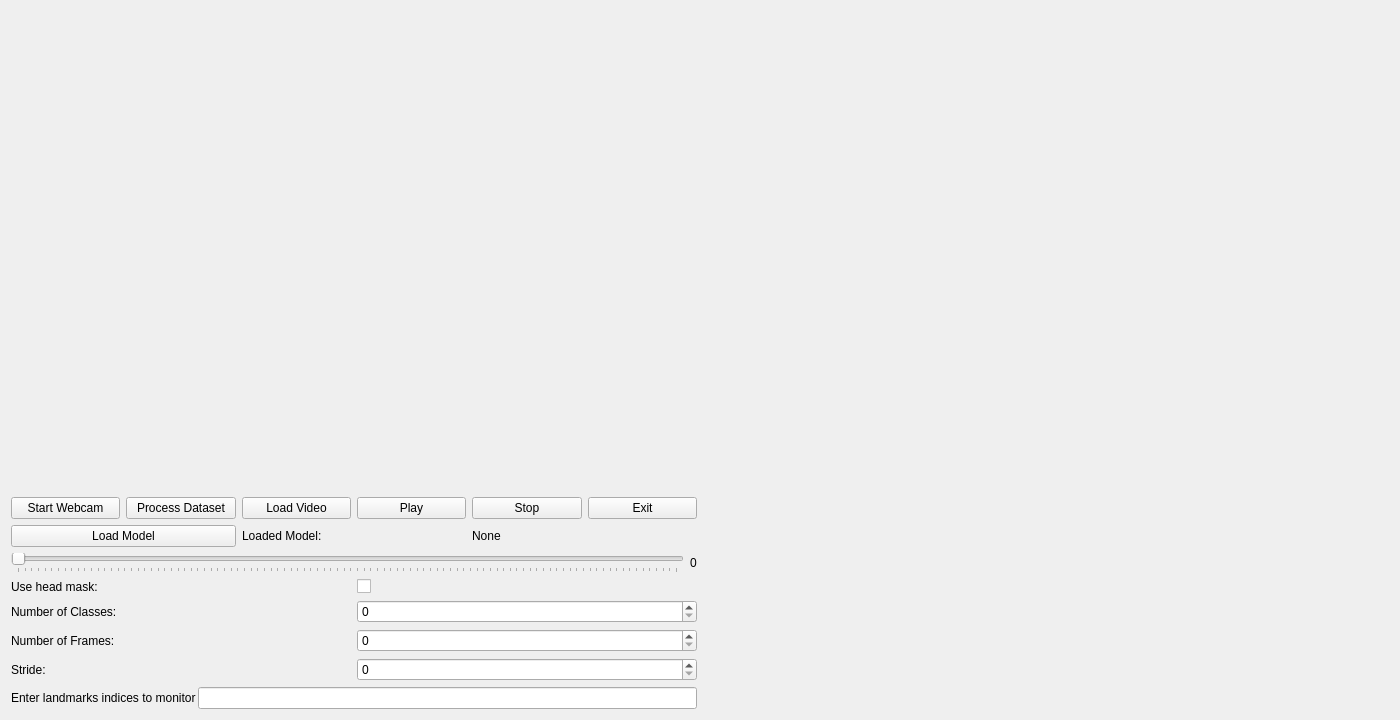
<?xml version="1.0" encoding="UTF-8"?>
<ui version="4.0">
 <class>MicroExpressionApp</class>
 <widget class="QWidget" name="MicroExpressionApp">
  <property name="geometry">
   <rect>
    <x>0</x>
    <y>0</y>
    <width>1400</width>
    <height>700</height>
   </rect>
  </property>
  <property name="windowTitle">
   <string>Micro-Expression Analysis</string>
  </property>
  <layout class="QHBoxLayout" name="horizontalLayout">
   <item>
    <layout class="QVBoxLayout" name="verticalLayout">
     <!-- Video Frame -->
     <item>
      <widget class="QLabel" name="video_frame">
       <property name="sizePolicy">
        <sizepolicy hsizetype="Expanding" vsizetype="Expanding">
         <horstretch>1</horstretch>
         <verstretch>1</verstretch>
        </sizepolicy>
       </property>
       <property name="minimumSize">
        <size>
         <width>640</width>
         <height>480</height>
        </size>
       </property>
      </widget>
     </item>
     <!-- Buttons Layout -->
     <item>
      <layout class="QHBoxLayout" name="horizontalLayout_2">
       <item>
        <widget class="QPushButton" name="start_stop_button">
         <property name="text">
          <string>Start Webcam</string>
         </property>
        </widget>
       </item>
       <item>
        <widget class="QPushButton" name="process_dataset_button">
         <property name="text">
          <string>Process Dataset</string>
         </property>
        </widget>
       </item>
       <item>
        <widget class="QPushButton" name="load_video_button">
         <property name="text">
          <string>Load Video</string>
         </property>
        </widget>
       </item>
       <item>
        <widget class="QPushButton" name="play_pause_button">
         <property name="text">
          <string>Play</string>
         </property>
        </widget>
       </item>
       <item>
        <widget class="QPushButton" name="stop_button">
         <property name="text">
          <string>Stop</string>
         </property>
        </widget>
       </item>
       <item>
        <widget class="QPushButton" name="exit_button">
         <property name="text">
          <string>Exit</string>
         </property>
        </widget>
       </item>
      </layout>
     </item>

     <!-- Labels Inline -->
     <item>
      <layout class="QHBoxLayout" name="horizontalLayout_model">
       <item>
        <widget class="QPushButton" name="load_model_button">
         <property name="text">
          <string>Load Model</string>
         </property>
        </widget>
       </item>
       <item>
        <widget class="QLabel" name="model_name_label">
         <property name="text">
          <string>Loaded Model:</string>
         </property>
        </widget>
       </item>
       <item>
        <widget class="QLabel" name="loaded_model_label">
         <property name="text">
          <string>None</string>
         </property>
        </widget>
       </item>
      </layout>
     </item>

     <!-- Slider and Frame Rate -->
     <item>
      <layout class="QHBoxLayout" name="horizontalLayout_slider">
       <item>
        <widget class="QSlider" name="video_slider">
         <property name="orientation">
          <enum>Qt::Horizontal</enum>
         </property>
         <property name="tickPosition">
          <enum>QSlider::TicksBelow</enum>
         </property>
        </widget>
       </item>
       <item>
        <widget class="QLabel" name="frame_rate_value_label">
         <property name="text">
          <string>0</string>
         </property>
        </widget>
       </item>
      </layout>
     </item>
     
    <!-- Configuration and Update Indices Layout -->   
     <item>
      <layout class="QVBoxLayout" name="config_layout">
       <item>
        <layout class="QHBoxLayout">
         <item>
          <widget class="QLabel" name="use_head_mask_label">
           <property name="text">
            <string>Use head mask:</string>
           </property>
          </widget>
         </item>
         <item>
          <widget class="QCheckBox" name="use_head_mask_checkbox"/>
         </item>
        </layout>
       </item>
       <item>
        <layout class="QHBoxLayout">
         <item>
          <widget class="QLabel" name="num_classes_label">
           <property name="text">
            <string>Number of Classes:</string>
           </property>
          </widget>
         </item>
         <item>
          <widget class="QSpinBox" name="num_classes_spinbox"/>
         </item>
        </layout>
       </item>
       <item>
        <layout class="QHBoxLayout">
         <item>
          <widget class="QLabel" name="num_frames_label">
           <property name="text">
            <string>Number of Frames:</string>
           </property>
          </widget>
         </item>
         <item>
          <widget class="QSpinBox" name="num_frames_spinbox"/>
         </item>
        </layout>
       </item>
       <item>
        <layout class="QHBoxLayout">
         <item>
          <widget class="QLabel" name="stride_label">
           <property name="text">
            <string>Stride:</string>
           </property>
          </widget>
         </item>
         <item>
          <widget class="QSpinBox" name="stride_spinbox"/>
         </item>
        </layout>
       </item>
       <item>
        <layout class="QHBoxLayout" name="update_indices_layout">
         <property name="spacing">
          <number>2</number>
         </property>
         <property name="margin">
          <number>0</number>
         </property>
         <item>
          <widget class="QLabel" name="update_label">
           <property name="text">
            <string>Enter landmarks indices to monitor</string>
           </property>
          </widget>
         </item>
         <item>
          <widget class="QLineEdit" name="update_input"/>
         </item>
        </layout>
       </item>
      </layout>
     </item>
     
    </layout>
   </item>

   <!-- Graph Layout -->
   <item>
    <layout class="QVBoxLayout" name="graph_layout" margin="0" spacing="0">
     <item>
      <widget class="QWidget" name="trend_canvas">
       <property name="sizePolicy">
        <sizepolicy hsizetype="Expanding" vsizetype="Expanding">
         <horstretch>0</horstretch>
         <verstretch>0</verstretch>
        </sizepolicy>
       </property>
      </widget>
     </item>
     <item>
      <widget class="QWidget" name="landmark_canvas">
       <property name="sizePolicy">
        <sizepolicy hsizetype="Expanding" vsizetype="Expanding">
         <horstretch>0</horstretch>
         <verstretch>0</verstretch>
        </sizepolicy>
       </property>
      </widget>
     </item>
     <item>
      <layout class="QHBoxLayout">
       <item>
        <widget class="QWidget" name="pie_canvas">
         <property name="sizePolicy">
          <sizepolicy hsizetype="Expanding" vsizetype="Expanding">
           <horstretch>0</horstretch>
           <verstretch>0</verstretch>
          </sizepolicy>
         </property>
        </widget>
       </item>
       <item>
        <widget class="QWidget" name="bar_canvas">
         <property name="sizePolicy">
          <sizepolicy hsizetype="Expanding" vsizetype="Expanding">
           <horstretch>0</horstretch>
           <verstretch>0</verstretch>
          </sizepolicy>
         </property>
        </widget>
       </item>
      </layout>
     </item>
    </layout>
   </item>
  </layout>
 </widget>
 <resources/>
 <connections/>
</ui>
